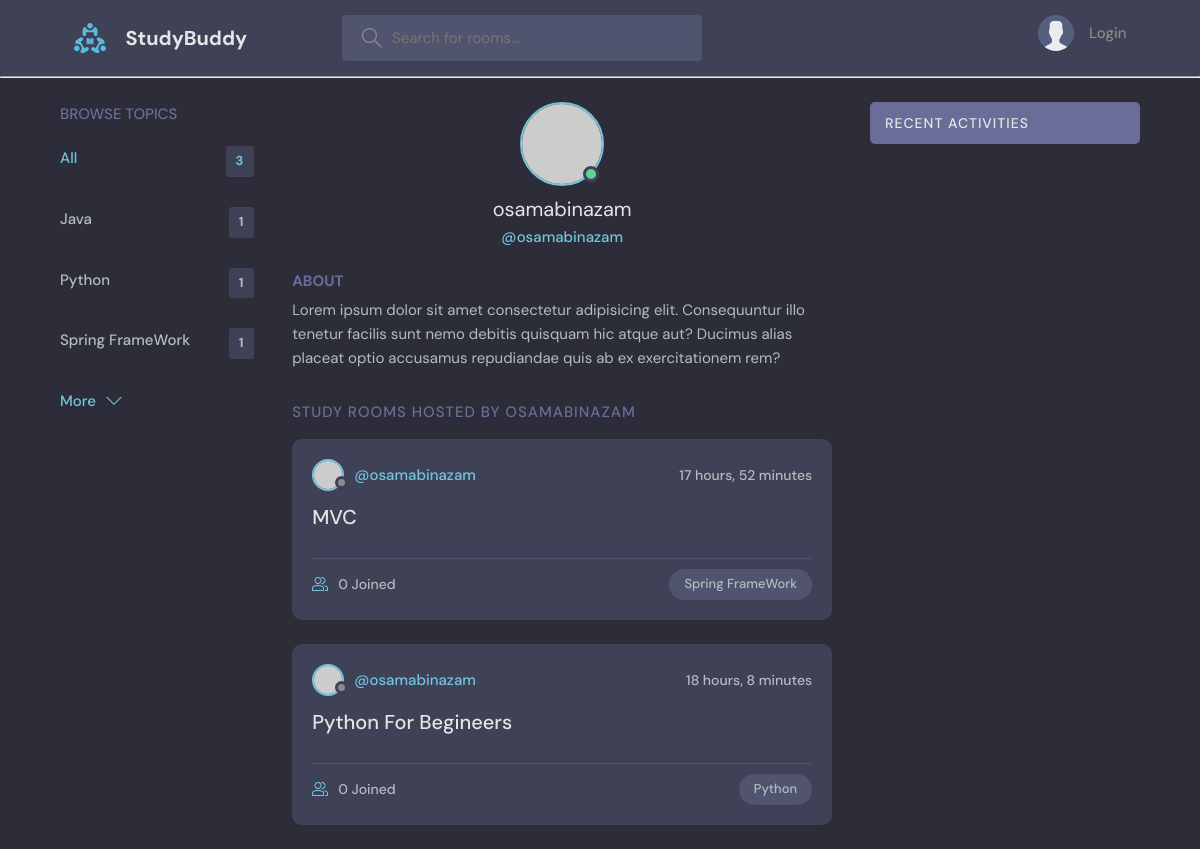
The app's page /profile/1/, older data.
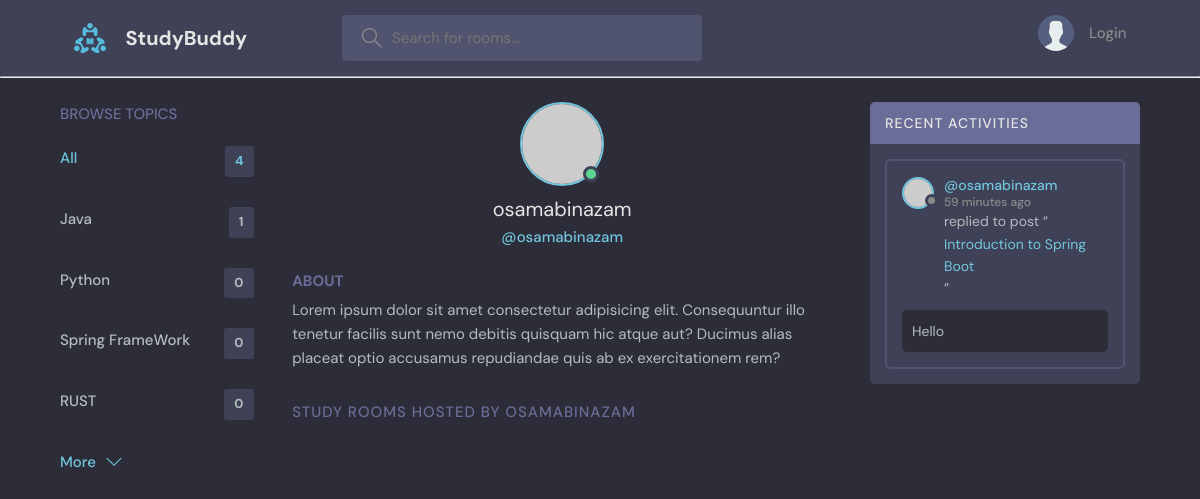
The same page, newer data.
### base/models.py (models this page shows, shortened)
class Topic (models.Model):
        name = models.CharField(max_length=200)

class Room(models.Model ):
        host = models.ForeignKey(User, on_delete=models.SET_NULL , null=True)
        topic = models.ForeignKey(Topic, on_delete=models.SET_NULL , null=True)
        name = models.CharField(max_length=200)
        description = models.TextField(null=True, blank=True)
        participants = models.ManyToManyField(User, related_name='participants', blank=True)
        update=models.DateTimeField(auto_now=True)
        created = models.DateTimeField(auto_now_add=True)
        class Meta:
                ordering = ['-update', '-created']             # ordering in Descending Order

class Message(models.Model):
        user = models.ForeignKey(User, on_delete=models.CASCADE)
        room = models.ForeignKey(Room, on_delete=models.CASCADE)
        body = models.TextField()
        update=models.DateTimeField(auto_now=True)
        created = models.DateTimeField(auto_now_add=True)
        class Meta:
                ordering = ['-update', '-created']

### base/views.py (the view)
# urls.py: path("profile/<str:pk>/", views.userProfile, name ="user-profile"),
def userProfile(request, pk):
    user = User.objects.get(id=pk)
    rooms = user.room_set.all()
    room_messages = user.message_set.all()
    topics = Topic.objects.all()
    context ={'user':user, 'rooms':rooms, 'room_messages':room_messages,'topics':topics}
    return render(request, 'base/profile_component.html' , context)

### base/templates/base/profile_component.html (shortened to what this page needs)
{% load static %}
{% include 'main.html' %}
{% block content %}
  <main class="profile-page layout layout--3">
    <div class="container">
      {% include 'base/topic_component.html' %}
      <div class="roomList">
        <div class="profile">
          <div class="profile__avatar">
            <div class="avatar avatar--large active">
              <img src="https://randomuser.me/api/portraits/men/11.jpg" />
            </div>
          </div>
          <div class="profile__info">
            <h3>{{user.username}}</h3>
            <p>@{{user.username}}</p>
          </div>
          <div class="profile__about">
            <h3>About</h3>
            <p>
              Lorem ipsum dolor sit amet consectetur adipisicing elit. Consequuntur illo tenetur
              facilis sunt nemo debitis quisquam hic atque aut? Ducimus alias placeat optio
              accusamus repudiandae quis ab ex exercitationem rem?
            </p>
          </div>
        </div>
        <div class="roomList__header">
          <div>
            <h2>Study Rooms Hosted by {{user.username}}</a>
            </h2>
          </div>
        </div>
        {% include 'base/feed_component.html' %}
      </div>
       {% include 'base/activity_component.html' %}
    </div>
  </main>
{%endblock content%}

### templates/main.html (shortened to what this page needs)
{% load static %}
<!DOCTYPE html>
<html lang="en">
  <head>
    <link rel="stylesheet" type="text/css" href="{% static 'styles/main.css' %}">
  </head>
  <body>
    {% include 'navbar.html' %}
</body>
</html>

### templates/navbar.html (shortened to what this page needs)
{% load static %}
<header class="header header--loggedIn">
    <div class="container">
      <a href="{% url 'home' %}" class="header__logo">
        <img src=" {% static 'images/logo.svg'%} " />
        <h1>StudyBuddy</h1>
      </a>
      <form class="header__search" method="GET" action="{% url 'home'%}">
        <label>
          <input type="text" name="q" placeholder="Search for rooms..." />
        </label>
      </form>
      <nav class="header__menu">
        {% if request.user.is_authenticated %}
        <div class="header__user">
          <a href="{% url 'update-user' %}">
            <div class="avatar avatar--medium active">
              <img src=" {% static 'images/Osamasprofile.jpg' %} " />
            </div>
            <p>{{request.user.username}} <span>@{{request.user.username}}</span></p>
          </a>
          <button class="dropdown-button">
            <svg version="1.1" xmlns="http://www.w3.org/2000/svg" width="32" height="32" viewBox="0 0 32 32">
              <title>chevron-down</title>
              <path d="M16 21l-13-13h-3l16 16 16-16h-3l-13 13z"></path>
            </svg>
          </button>
        </div>
        {% else %}
         <a href="{% url 'login' %}">
          <img src="{% static '/images/avatar.svg' %}" />
          <p>Login</p>
        </a>
        {% endif %}
      </nav>
    </div>
  </header>
    <hr>

### base/templates/base/topic_component.html
<div class="topics">
    <div class="topics__header">
      <h2>Browse Topics</h2>
    </div>
    <ul class="topics__list">
      <li>
        <a href="{% url 'home' %}" class="active">All <span>{{topics.count}}</span></a>
      </li>
      {% for topic in topics %}
      <li>
        <a href="{% url 'home'%}?q={{topic.name}}">{{topic.name}} <span>{{topic.room_set.all.count}}</span></a>
      </li>
      {% endfor %}
    </ul>
    <a class="btn btn--link" href="topics.html">
      More
      <svg version="1.1" xmlns="http://www.w3.org/2000/svg" width="32" height="32" viewBox="0 0 32 32">
        <title>chevron-down</title>
        <path d="M16 21l-13-13h-3l16 16 16-16h-3l-13 13z"></path>
      </svg>
    </a>
  </div>

### base/templates/base/feed_component.html (shortened to what this page needs)
{% load static %}
{% for room in rooms %}
<div class="roomListRoom">
    <div class="roomListRoom__header">
      <a href="{% url 'user-profile' room.host.id  %}" class="roomListRoom__author">
        <div class="avatar avatar--small">
          <img src="https://randomuser.me/api/portraits/women/11.jpg" />
        </div>
        <span>@{{room.host.username}}</span>
      </a>
      <div class="roomListRoom__actions">
        <span>{{room.created|timesince}}</span>
      </div>
    </div>
    <div class="roomListRoom__content">
      <a href="{% url 'room' room.id %}">{{room.name}}</a>
    </div>
    <div class="roomListRoom__meta">
      <a href="{% url 'room' room.id %}" class="roomListRoom__joined">
        {{room.participants.all.count}} Joined
      </a>
      <p class="roomListRoom__topic">{{room.topic.name}}</p>
    </div>
  </div>
{% endfor %}

### base/templates/base/activity_component.html (shortened to what this page needs)
<div class="activities">
    <div class="activities__header">
      <h2>Recent Activities</h2>
    </div>
    {% for message in room_messages %}
    <div class="activities__box">
      <div class="activities__boxHeader roomListRoom__header">
        <a href="{% url 'user-profile' message.user.id %}" class="roomListRoom__author">
          <div class="avatar avatar--small">
            <img src="https://randomuser.me/api/portraits/women/11.jpg" />
          </div>
          <p>
            @{{message.user}}
            <span>{{message.created|timesince}} ago</span>
          </p>
        </a>
      </div>
      <div class="activities__boxContent">
        <p>replied to post “<a href="{% url 'room' message.room.id %}">{{message.room.name}}</a>”</p>
        <div class="activities__boxRoomContent">
          {{message.body}}
        </div>
      </div>
    </div>
    {% endfor %}
  </div>

Row changes from the older to the newer data that the page shows:
removed Room: host.username "osamabinazam", created "17 hours, 52 minutes", name "MVC", participants.all.count "0", topic.name "Spring FrameWork"
removed Room: host.username "osamabinazam", created "18 hours, 8 minutes", name "Python For Begineers", participants.all.count "0", topic.name "Python"
computed for Topic "Python": room_set.all.count "1" → "0"
computed for Topic "Spring FrameWork": room_set.all.count "1" → "0"
added Topic: name "RUST", room_set.all.count "0"
added Message: user "osamabinazam", created "59 minutes", room.name "Introduction to Spring Boot", body "Hello"
Text that changed along with them:
{{ topics.count }}: "3" → "4"
